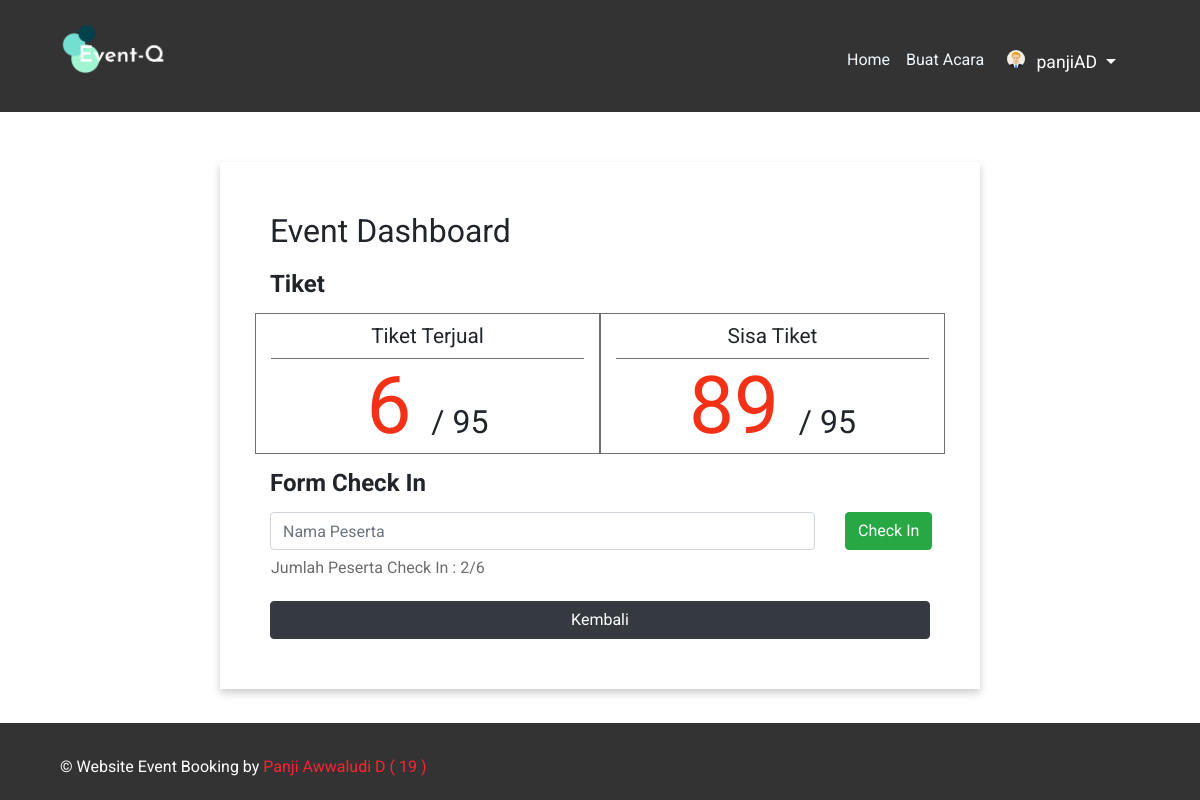
Page /kelolaEvent.php?id=6 (signed in) on the committed database.
### tables this page shows
CREATE TABLE `users` (
  `id_users` int(11) NOT NULL,
  `nama` varchar(255) DEFAULT NULL,
  `username` varchar(200) NOT NULL,
  `pass` varchar(255) DEFAULT NULL,
  `email` varchar(255) DEFAULT NULL,
  `gambar_profile` varchar(255) DEFAULT 'user.svg',
  `create_date` datetime DEFAULT NULL,
  `saldo` int(11) NOT NULL,
  `deleted` tinyint(1) NOT NULL,
  `idusers_level` int(11) NOT NULL
);

CREATE TABLE `events` (
  `id_events` int(11) NOT NULL,
  `judul_event` varchar(255) DEFAULT NULL,
  `lokasi` varchar(100) DEFAULT NULL,
  `urls` varchar(255) NOT NULL,
  `gambar_event` varchar(255) DEFAULT NULL,
  `tanggal_mulai` varchar(20) DEFAULT NULL,
  `tanggal_akhir` varchar(20) DEFAULT NULL,
  `waktu_mulai` varchar(20) NOT NULL,
  `waktu_akhir` varchar(20) NOT NULL,
  `harga` varchar(45) DEFAULT NULL,
  `peserta` int(11) NOT NULL,
  `deskripsi` text,
  `create_date` date NOT NULL,
  `nama_penyelenggara` varchar(100) DEFAULT NULL,
  `no_rekening` varchar(30) NOT NULL,
  `nama_bank` varchar(10) NOT NULL,
  `nama_rekening` varchar(50) NOT NULL,
  `nominal_pajak` int(11) NOT NULL,
  `deleted` tinyint(1) NOT NULL,
  `id_users` int(11) NOT NULL,
  `id_kategori` int(11) NOT NULL
);

### kelolaEvent.php (the view, shortened to what this page needs)
<?php
    include 'helper/koneksi.php';
    $id_events = $_GET["id"];
    $query = "SELECT * FROM events WHERE id_events = $id_events";
	$result = mysqli_query($con, $query);
	if(mysqli_num_rows($result) == 1) {
        $event = mysqli_fetch_assoc($result);
        $idEvents = $event["id_events"];
	} else {
	    echo "Event tidak ditemukan";
    }
?>
<!DOCTYPE HTML>
<html>
<head>
	<?php include 'head.php'?>
</head>
<body>
	<?php include 'header.php'?>
	<div class="container manageEvent" >
        <div class="row">
            <div class="col-2"></div>
            <div class="col-8 manage">
                <h4>Event Dashboard</h4>
                <h2>Tiket</h2>
                <div class="row">
                    <div class="col-6">
                        <h3>Tiket Terjual</h3>
                        <span class="hasil">
                            <?php
                                $total = "SELECT COUNT(id_events) AS total FROM tiket WHERE id_events = $idEvents";
                                $result = mysqli_query($con, $total);
                                $row = mysqli_fetch_assoc($result);
                                echo $row['total'];
                            ?>
                        </span>
                        <span class="asli">/
                            <?php
                                echo $event['peserta'];
                            ?>
                        </span>
                    </div>
                    <div class="col-6">
                        <h3>Sisa Tiket</h3>
                        <span class="hasil">
                            <?php
                                $total = "SELECT COUNT(id_events) AS total FROM tiket WHERE id_events = $idEvents";
                                $result = mysqli_query($con, $total);
                                $row = mysqli_fetch_assoc($result);
                                $terjual = $row['total'];
                                $total_tiket = $event['peserta'];
                                $sisa = $total_tiket - $terjual;
                                echo $sisa;
                            ?>
                        </span>
                        <span class="asli">/
                            <?php
                                echo $event['peserta'];
                            ?>
                        </span>
                    </div>
                </div>
                <h2>Form Check In</h2>
                <form action="proses/checkIn.php?id=<?php echo $idEvents?>" method="post">
                    <div class="row">
                        <div class="col-10">
                            <input type="text" name="check" class="form-control" placeholder="Nama Peserta" required>
                        </div>
                        <div class="col-2">
                            <input type="submit" name="submit" value="Check In" class="btn btn-success">
                        </div>
                        <p class="ml-3 mt-2" style="color:#6d6c6c"> Jumlah Peserta Check In :
                        <?php
                                $total = "SELECT COUNT(status) AS total FROM tiket WHERE id_events = '$idEvents' AND status = 1";
                                $result = mysqli_query($con, $total);
                                $row = mysqli_fetch_assoc($result);
                                $cekIn = $row['total'];
                                echo $cekIn;
                                echo '/';
                                $total = "SELECT COUNT(id_events) AS total FROM tiket WHERE id_events = $idEvents";
                                $result = mysqli_query($con, $total);
                                $row = mysqli_fetch_assoc($result);
                                echo $row['total'];
                            ?></p>
                    </div>
                </form>
                <a name="backBtn" id="backBtn" class="btn btn-dark btn-block mt-4" href="myEvent.php" role="button">Kembali</a>
            </div>
            <div class="col-2"></div>
        </div>
    </div>
	<?php include 'footer.php'?>
</body>
</html>

### header.php (shortened to what this page needs)
<?php
	$level = $_SESSION['idusers_level'];
	 if($level == 2){
?>
	<div class="header-top">
		<div class="wrap">
			<div class="logo">
				<a href="index.php"><img src="gambar/item/logoTransparent.png"/></a>
			</div>
			<div class="cssmenu">
				<nav class="navbar navbar-expand-sm">
						<div class="collapse navbar-collapse" >
						<ul class="navbar-nav mt-2 mt-lg-0 ml-auto">
							<li class="nav-item">
								<a class="nav-link" href="indexUser.php">Home</a>
							</li>
							<li class="nav-item">
								<a class="nav-link" href="addEvent.php">Buat Acara</a>
							</li>
							<li class="nav-item dropdown">
								<a class="nav-link dropdown-toggle" href="#" id="akun" data-toggle="dropdown" aria-haspopup="true" aria-expanded="false">
								<?php
									$user = $_SESSION['username'];
									$query = "SELECT gambar_profile,id_users FROM users WHERE username = '$user'";
									$result = mysqli_query($con, $query);
									if(mysqli_num_rows($result) == 1) {
										$username = mysqli_fetch_assoc($result);
								?>
										<img src="gambar/profil/<?=$username['gambar_profile']?>"/>
								<?php
									} else {
										echo "User tidak ditemukan";
									}
									echo ' '.$_SESSION['username'];
								?>
								</a>
							</li>
						</ul>
					</div>
				</nav>
			</div>
			<div class="buttons">
				<nav class="navbar navbar-expand-sm navbar-light">
				</nav>
			</div>
		</div>
	</div>
<?php
	}
?>

### css/style.css (style rules this page uses)
html,body,div,span,applet,object,iframe,h1,h2,h3,h4,h5,h6,p,blockquote,pre,a,abbr,acronym,address,big,cite,code,del,dfn,em,img,ins,kbd,q,s,samp,small,strike,strong,sub,sup,tt,var,b,u,i,dl,dt,dd,ol,nav ul,nav li,fieldset,form,label,legend,table,caption,tbody,tfoot,thead,tr,th,td,article,aside,canvas,details,embed,figure,figcaption,footer,header,hgroup,menu,nav,output,ruby,section,summary,time,mark,audio,video { margin:0;padding:0;border:0;font-size:100%;font:inherit;vertical-align:baseline; }
article, aside, details, figcaption, figure,footer, header, hgroup, menu, nav, section { display: block; }
ol,ul { list-style:none;margin:0;padding:0; }
a { text-decoration:none; }
img { max-width:100%; }
body { font-family: 'Dosis', sans-serif; background:#fff; }
.nav-item img { width: 100px; }
.wrap { width:80%; margin:0 auto; -moz-transition:all .2s linear; -webkit-transition:all .2s linear; -o-transition:all .2s linear; -ms-transition:all .2s linear; }
.header-top { background:#333; padding: 2% 0; }
.logo { float:left; width: 100%; }
.cssmenu { margin-top: 10px; position: relative; width: 40.5%; float: right; }
.buttons { float:right; width:26.5%; margin-top: 10px; }
@media (max-width:1366px) { .wrap { width:90%; } }
@media (max-width:1366px) { .buttons { width: 28.5%; } }
@media (max-width:1280px) { .wrap { width:90%; } }
@media (max-width:1280px) { .buttons { width: 28.5%; } }
@media (max-width:1280px) { .logo { width: 26.5%; } }
@media (max-width:1280px) { .cssmenu { width: 43.5%; } }

### css/backupStyle.css (style rules this page uses)
body { font-family: 'Roboto', sans-serif; background:#fff; }
#akun { color: #fff; font-size: 1.1em; }
.nav-item img { width: 18px; border-radius: 50%; margin: 0 7px; }
.nav-link { color: aliceblue; }
.logo { float:left; width: 10%; }
.cssmenu { margin-top: 10px; position: relative; width: 40.5%; }
.manage { margin-top: 50px; margin-bottom: 10px; box-shadow: 0 4px 8px 0 rgba(0, 0, 0, 0.2); padding: 50px; }
.manageEvent h4 { font-size: 2em; margin-bottom: 20px; }
.manageEvent h2 { font-size: 1.5em; margin: 15px 0; font-weight: bold; }
.manageEvent h3 { font-size: 1.3em; margin-top: 10px; padding-bottom: 10px; border-bottom: 1px solid rgba(47, 47, 47, 0.678); }
.manageEvent .hasil { font-size: 5em; color: rgb(243, 49, 23); margin: 5px 0; }
.manageEvent .asli { font-size: 2em; }
.manageEvent .col-6 { border: 1px solid rgba(47, 47, 47, 0.678); display: block; text-align: center; }

### rows in the picture
users: gambar_profile (picture)
events: peserta "95"

### other values in the picture
$_SESSION['username'] "panjiAD"
$row['total'] "6"
$sisa "89"
$cekIn "2"
